Frame 1 (no input): blank canvas, image omitted
Frame 60 (no input): blank canvas, image omitted
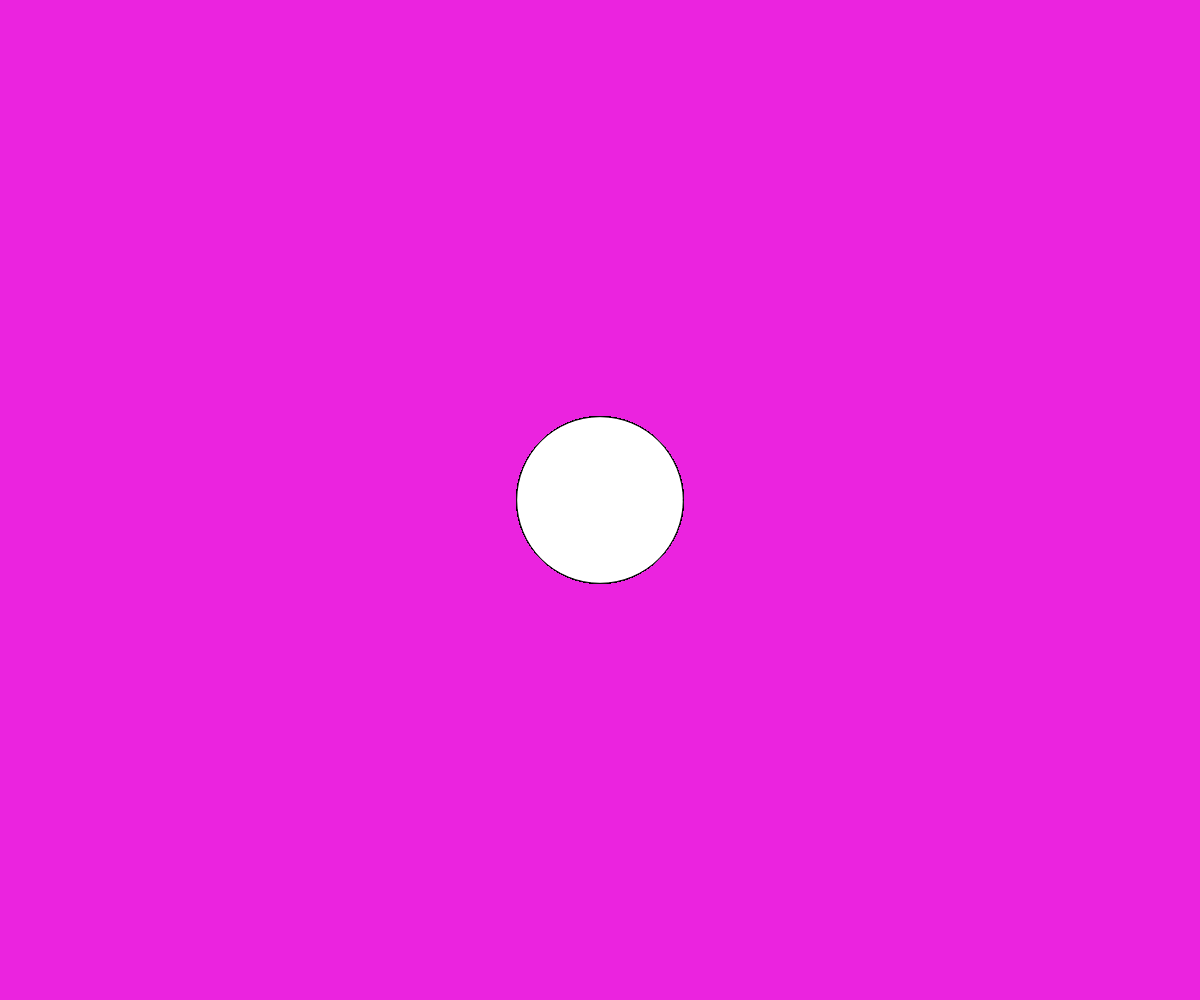
Frame 120 (the mouse pressed at the canvas centre since frame 60)

The p5.js sketch whose frames 1 and 60 were blank and that drew this single picture after the mouse press (run headless with seeded random() and noise() and a simulated clock; from frame 60 on, the mouse is pressed at the canvas centre):

// p5.js sketch
// ── sketch.js
function setup() {
  createCanvas(windowWidth, windowHeight);
  
  background(235,35,223);
}

function draw() {

  circle(mouseX, mouseY, mouseY/3);

}
